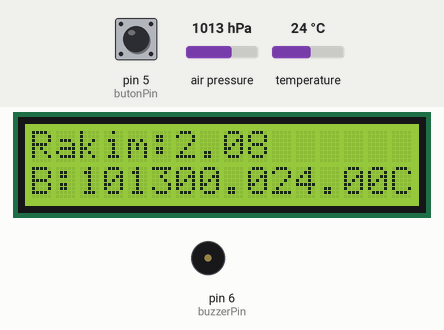
A sketch run on a simulated Arduino Uno, built with avr-gcc and run on an emulated ATmega328P. Shown: 16×2 character LCD, buzzer (waves = sounding). The inputs (shaded band) are chosen by the test bench; at power-on: pin 5 (butonPin) LOW, air pressure 1013 hPa, temperature 24 °C.

Above: at 3.7 s.
3.8 s: pin 5 (butonPin) pulled HIGH for 1.1 s
At 6.6 s:
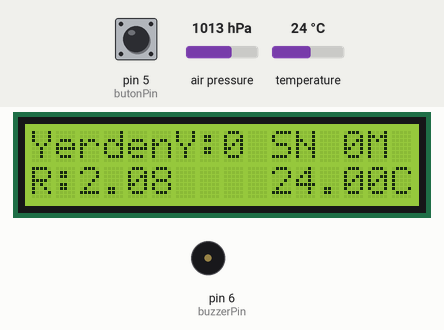
7.3 s: air pressure set to 952 hPa
At 9.0 s:
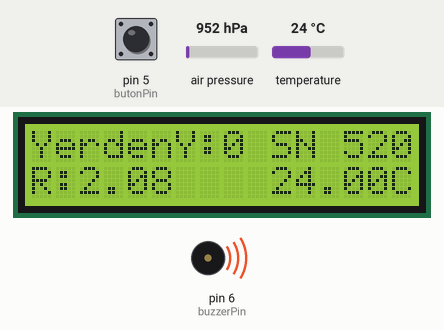
11.4 s: air pressure set to 1012 hPa
At 14.3 s:
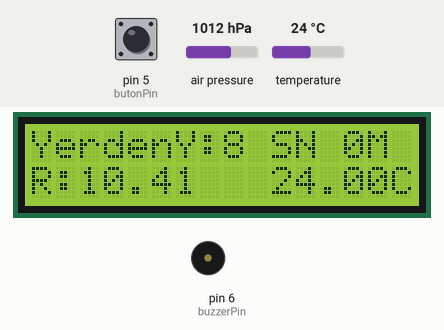
14.6 s: air pressure set to 1015 hPa
At 15.8 s:
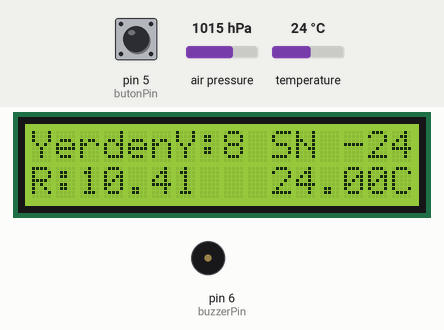
17.7 s: pin 5 (butonPin) pulled HIGH for 3.2 s
At 21.1 s:
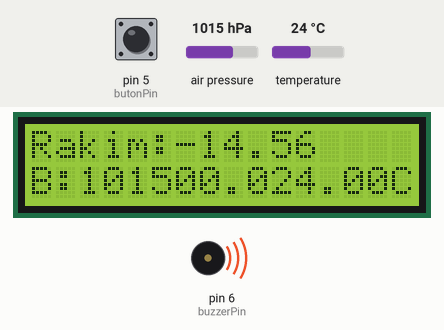
25.0 s: temperature set to 12 °C
At 26.2 s:
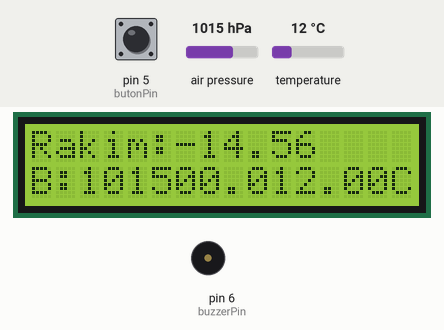
Timing chart, 0 to 29.2 s (numbered marks = the images above; inputs shaded):
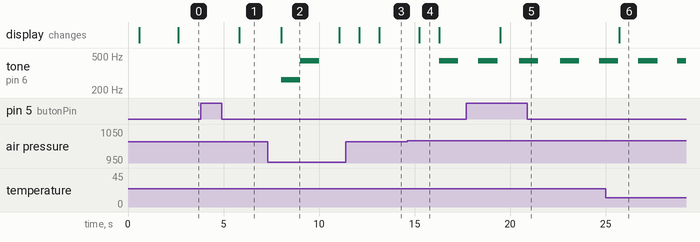

The sketch:

emredayiprojeson.ino
```cpp
#include <LiquidCrystal_I2C.h>
LiquidCrystal_I2C lcd(0x27, 16, 2);
#include "Wire.h"
#include "Adafruit_BMP085.h" //Basınç Sensörü Kütüphanesi
Adafruit_BMP085 mySensor;
int buzzerPin = 6;
int notaSayisi = 8;
int C = 262; //do
int D = 294; //re
int E = 330; //mi
int F = 349; //fa
int G = 392; //sol
int A = 440; //la
int B = 494; //si
int C_ = 523;
int notalar[] = {C, D, E, F, G, A, B, C_};
float Celsius; // Değişkenler Tanımlanıyor
float Fahrenheit;
float yerdenm1;
float yerdenm;
float yyrakim;
float rakim4;
float rakim3;
float rakim2;
float rakim1;
float rakim;
float basinc;
int sonuc;
int sonuc1;
int sonuc2;
int sonuc3;
int butonPin3=3;
int butonPin2=4;
int butonPin=5;
int butonsayac = 0; //butona kaç kere basıldığını yazıcağımız değişkenimiz
int sonbutondurum = 0; //butonun en son basılıp basılmadığını atadığımız değişkenimiz
int butondurum = 0; //butonun basılıp basılmadığını atadığımız değişkenimiz
int butondurum1 = 0; //butonun basılıp basılmadığını atadığımız değişkenimiz
int butondurum2 = 0; //butonun basılıp basılmadığını atadığımız değişkenimiz
void setup() {
    lcd.begin();
  mySensor.begin();
  lcd.print("Yukleniyor...");
  delay(500);
    lcd.setCursor(0,1);
lcd.print("Lutfen Bekleyin");
  delay(2000);
  lcd.clear();

}
void loop() {
rakim4=mySensor.readAltitude(); //Rakım Okunuyor
      basinc=mySensor.readPressure(); //Rakım Okunuyor
  rakim=mySensor.readAltitude(); //Rakım Okunuyor
  Celsius = mySensor.readTemperature(); // Sıcaklık Okuyor
Fahrenheit = Celsius*1.8 + 32.; // Fahrenheit ile Celsius Dönüşümü Yapılıyor
//-----------------------------------------------------------------------
  butondurum = digitalRead(butonPin);
if (butondurum != sonbutondurum) { //eğer şuanki buton durumu son buton durumundan
if (butondurum == HIGH) {     //ve eğer buton durumu aktifse
butonsayac++;                 //butonsayacını 1 arttır
}
delay(100);                    // çift basım hatasını gidermek için 50ms bekle
}
sonbutondurum = butondurum; //butondurumunu son buton durumuna kaydet
if (butonsayac % 2 == 0) {  //eğer butona 2 kes basılmışsa, aktif et 0 a eşitle ve

     rakim1=mySensor.readAltitude(); //Rakım Okunuyor
    lcd.clear();
  lcd.setCursor(0,0);
  lcd.print("Rakim:");
  lcd.print(rakim);
        lcd.setCursor(0,1);
  lcd.print("B:");
  lcd.print(basinc);
      lcd.setCursor(10,1);
    lcd.print(Celsius);
    lcd.print("C");
  delay(1000);
} else {
 yyrakim=mySensor.readAltitude(); //Rakım Okunuyor
              yerdenm=mySensor.readAltitude(); //Rakım Okunuyor
       delay(1000);
   lcd.clear();
      lcd.setCursor(0,0);
      lcd.print("YerdenY:");
       sonuc = yyrakim - rakim1;
    lcd.print(sonuc);
    {
              yerdenm1=mySensor.readAltitude(); //Rakım Okunuyor
       sonuc1 = yerdenm1 - yerdenm;
            lcd.setCursor(10,0);
            lcd.print("SN ");
            lcd.print(sonuc1);
                        lcd.print("M");
    }
      lcd.setCursor(0,1);
  lcd.print("R:");
  lcd.print(rakim);
  lcd.setCursor(10,1);
  lcd.print(Celsius);
  lcd.print("C");
}
//---------------------------------------------------------------------------
sonuc3 = rakim - rakim4;
  if (yerdenm1 >= yerdenm + 1)
  {
         tone(buzzerPin, C);
    delay(1000);
     noTone(buzzerPin);
     sonuc3 - 1;
  }
    if (sonuc < sonuc1)
  {
         tone(buzzerPin, A);
    delay(1000);
     noTone(buzzerPin);
     sonuc3 - 1;
  }
}
```

Measured:
- after the input at 3.8 s, the display: changes after 2.0 s (image 1)
- after the input at 7.3 s, tone on pin 6 (buzzerPin): silent → 262 Hz after 0.71 s, → 440 Hz 1.0 s later, → silent 1.0 s later; the display: changes after 0.71 s (image 2)
- after the input at 11.4 s, the display: first changes after 0.71 s (image 3 shows a later state)
- after the input at 14.6 s, tone on pin 6 (buzzerPin): silent → 440 Hz after 1.7 s, → silent 1.0 s later; the display: changes after 0.64 s (image 4)
- after the input at 17.7 s, the display: changes after 1.8 s (image 5)
- after the input at 25.0 s, the display: changes after 0.71 s (image 6)
- what the display in image 2 shows lasts 3.1 s, from 8.0 s to 11.1 s
